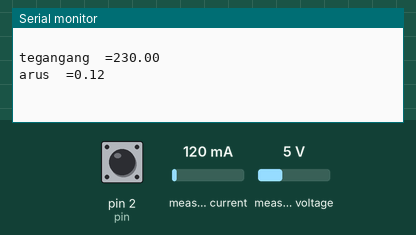
A sketch run on a simulated Arduino Nano, built with avr-gcc and run on an emulated ATmega328P. Shown: the last lines printed to the serial monitor. Inputs (shaded band) come from the test bench; at power-on: measured current 120 mA, measured voltage 5 V, pin 2 (pin) LOW.

Above: at 1.2 s.
1.3 s: measured current set to 40 mA
At 5.37 s:
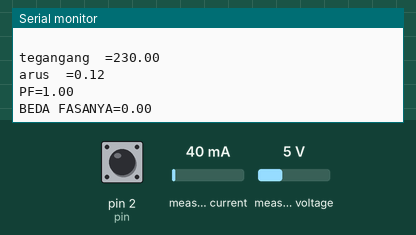
6.7 s: measured voltage set to 0.3 V
At 7.4 s:
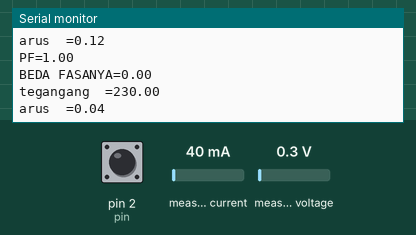
8.2 s: measured current set to 500 mA
9.7 s: measured voltage set to 3.8 V
At 11.7 s:
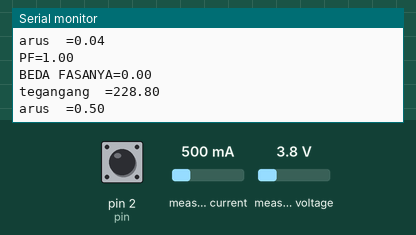
20.9 s: pin 2 (pin) pulsed HIGH 5 times (0.12 s each, 0.3 s apart)
33.6 s: pin 2 (pin) pulsed HIGH 5 times (0.12 s each, 0.3 s apart)
Timing chart, 0 to 36.6 s (numbered marks = the images above; inputs shaded):
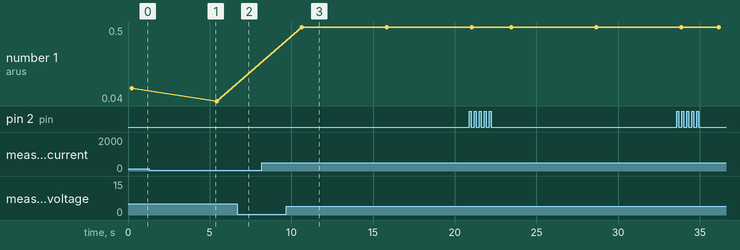

The sketch:

BUBUR_AYAM.ino
```cpp
// (licence header left out)
#include "EmonLib.h"             // Include Emon Library
EnergyMonitor emon1;             // Create an instance
int pin = 2;
float rads = 57.29577951; // 1 radian = approx 57 deg.
float degree = 360;
float frequency = 50;
float nano = 1 * pow (10,-6); // Multiplication factor to convert nano seconds into seconds

float pf;
float angle;
float pf_max = 0;
float angle_max = 0;
int ctr;

void setup()
{
  Serial.begin(9600);

  emon1.voltage(A1, 390, 1.7);  // Voltage: input pin, calibration, phase_shift
  emon1.current(A0, 15.25);       // Current: input pin, calibration.
}

void loop()
{
  emon1.calcVI(20,2000);         // Calculate all. No.of half wavelengths (crossings), time-out
  emon1.serialprint();           // Print out all variables (realpower, apparent power, Vrms, Irms, power factor)

  float realPower       = emon1.realPower;        //extract Real Power into variable
  float apparentPower   = emon1.apparentPower;    //extract Apparent Power into variable
  float powerFActor     = emon1.powerFactor;      //extract Power Factor into Variable
  float supplyVoltage   = emon1.Vrms;             //extract Vrms into Variable
  float Irms            = emon1.Irms;

  Serial.println(" ");//extract Irms into Variable
  Serial.print("tegangang  =");
  Serial.println(supplyVoltage);
  Serial.print("arus  =");
  Serial.println(Irms);
  for (ctr = 0; ctr <= 4; ctr++) // Perform 4 measurements then reset
  {
  // 1st line calculates the phase angle in degrees from differentiated time pulse
  // Function COS uses radians not Degree's hence conversion made by dividing angle / 57.2958
   angle = ((((pulseIn(pin, HIGH)) * nano)* degree)* frequency);
  // pf = cos(angle / rads);

   if (angle > angle_max) // Test if the angle is maximum angle
     {
      angle_max = angle; // If maximum record in variable "angle_max"
      pf_max = cos(angle_max / rads); // Calc PF from "angle_max"
     }
   }
   if (angle_max > 360) // If the calculation is higher than 360 do following...
   {
    angle_max = 0; // assign the 0 to "angle_max"
    pf_max = 1; // Assign the Unity PF to "pf_max"
   }
   if (angle_max == 0) // If the calculation is higher than 360 do following...
   {
    angle_max = 0; // assign the 0 to "angle_max"
    pf_max = 1; // Assign the Unity PF to "pf_max"
   }
   //Serial.print(angle_max, 2); // Print the result
   //Serial.print(",");
   //Serial.println(pf_max, 2);
 // lcd.clear();
   //lcd.setCursor(0,0);
   Serial.print("PF=");
//   lcd.setCursor(4,0);
      Serial.print(pf_max);
      Serial.println(" ");

   Serial.print("BEDA FASANYA=");

   Serial.print(angle_max);
   Serial.print(" ");

   //delay(500);
   angle = 0; // Reset variables for next test
   angle_max = 0;

}
```

Measured:
- after the input at 9.7 s, the serial monitor: prints a new line after 0.91 s (image 3)
- plotted number 1: 0.12 → 0.04 after the input at 1.3 s
